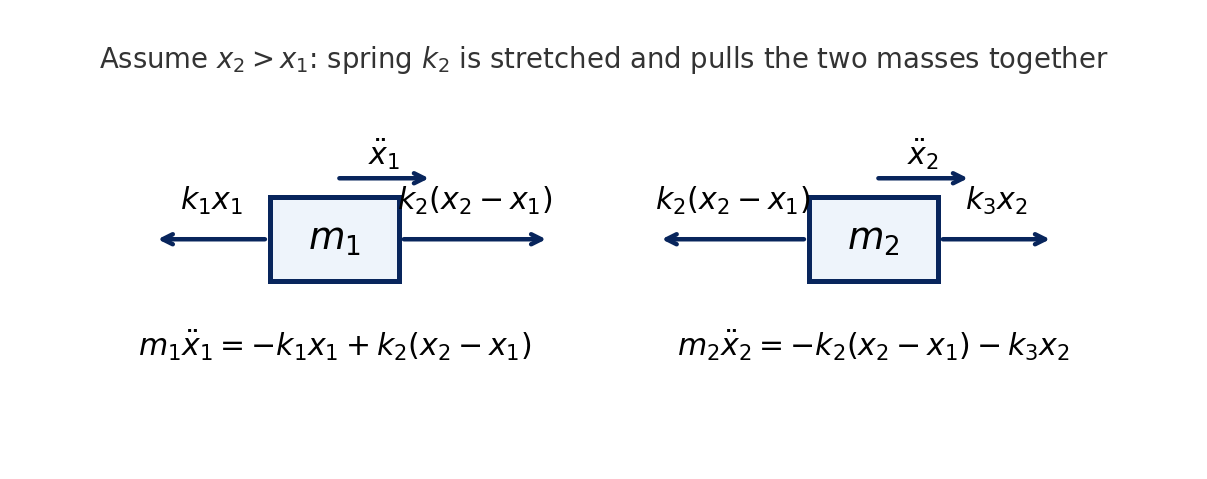

Here is the Python script that generated this plot:
#!/usr/bin/env python3
"""Figure: free-body diagrams for the two-DOF undamped example."""

from __future__ import annotations

from plot_helpers import FILL, NAVY, OUT, configure_matplotlib_cache


configure_matplotlib_cache()
import matplotlib.pyplot as plt
from matplotlib.patches import Rectangle


fig, ax = plt.subplots(figsize=(8.4, 3.2))
ax.set_xlim(0, 10)
ax.set_ylim(0, 4)
ax.axis("off")


def mass_box(x, y, label):
    ax.add_patch(Rectangle((x - 0.55, y - 0.38), 1.1, 0.76, facecolor=FILL, edgecolor=NAVY, linewidth=2))
    ax.text(x, y, label, ha="center", va="center", fontsize=15)


def force_arrow(start, end, label, label_offset=(0, 0)):
    ax.annotate("", xy=end, xytext=start, arrowprops=dict(arrowstyle="->", color=NAVY, linewidth=1.8))
    lx = (start[0] + end[0]) / 2 + label_offset[0]
    ly = (start[1] + end[1]) / 2 + label_offset[1]
    ax.text(lx, ly, label, ha="center", va="center", fontsize=12)


mass_box(2.7, 2.0, r"$m_1$")
force_arrow((2.15, 2.0), (1.15, 2.0), r"$k_1x_1$", (0, 0.35))
force_arrow((3.25, 2.0), (4.55, 2.0), r"$k_2(x_2-x_1)$", (0, 0.35))
force_arrow((2.7, 2.55), (3.55, 2.55), r"$\ddot{x}_1$", (0, 0.22))
ax.text(2.7, 0.95, r"$m_1\ddot{x}_1=-k_1x_1+k_2(x_2-x_1)$", ha="center", fontsize=12)

mass_box(7.3, 2.0, r"$m_2$")
force_arrow((7.85, 2.0), (8.85, 2.0), r"$k_3x_2$", (0, 0.35))
force_arrow((6.75, 2.0), (5.45, 2.0), r"$k_2(x_2-x_1)$", (0, 0.35))
force_arrow((7.3, 2.55), (8.15, 2.55), r"$\ddot{x}_2$", (0, 0.22))
ax.text(7.3, 0.95, r"$m_2\ddot{x}_2=-k_2(x_2-x_1)-k_3x_2$", ha="center", fontsize=12)

ax.text(
    5,
    3.55,
    r"Assume $x_2>x_1$: spring $k_2$ is stretched and pulls the two masses together",
    ha="center",
    fontsize=11,
    color="#333333",
)

fig.savefig(OUT / "lecture6_free_body_diagrams.png", bbox_inches="tight", dpi=180)
plt.close(fig)
